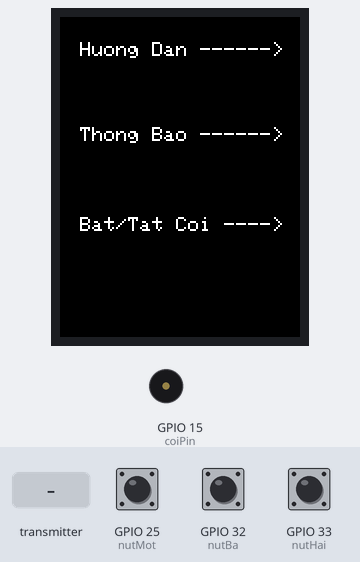
A sketch run on a simulated ESP32. Parts: 240×320 colour display, buzzer (waves = sounding). The inputs (shaded band) are chosen by the test bench; at power-on: GPIO 33 (nutHai) HIGH, GPIO 32 (nutBa) HIGH, GPIO 25 (nutMot) HIGH. What the sketch prints to the serial monitor is not drawn.

Above: at 1.4 s.
1.5 s: GPIO 33 (nutHai) pulled LOW for 0.15 s
At 2.6 s:
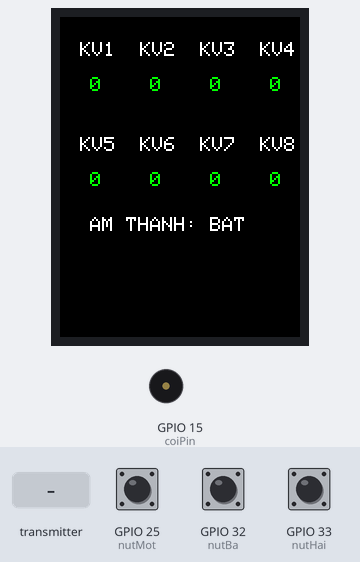
3.1 s: the transmitter starts sending numbers.0 = 1024
At 4.4 s:
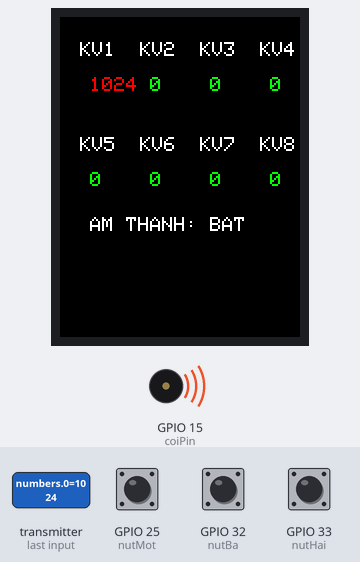
4.7 s: GPIO 32 (nutBa) pulled LOW for 0.15 s
At 5.6 s:
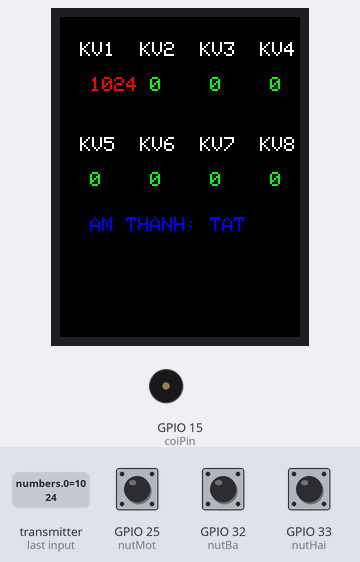
6.3 s: GPIO 25 (nutMot) pulled LOW for 0.15 s
At 7.4 s:
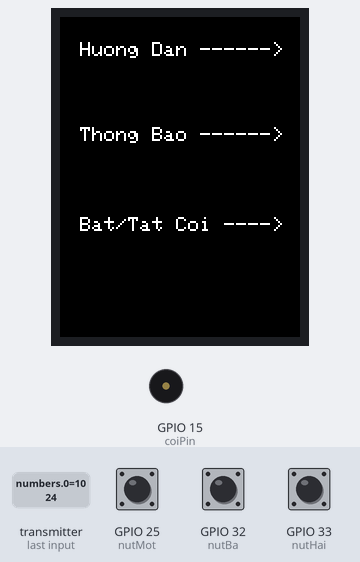
7.9 s: GPIO 33 (nutHai) pulled LOW for 1 s
At 8.7 s:
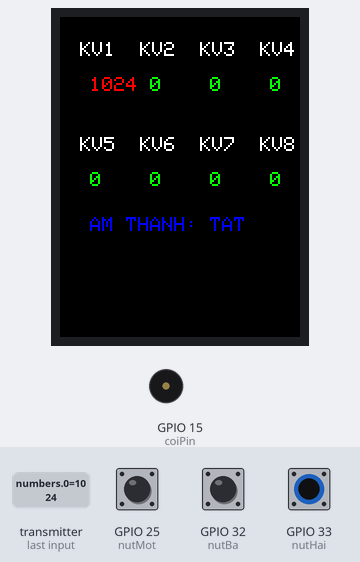
10.4 s: the transmitter starts sending numbers.1 = 1024
At 11.2 s:
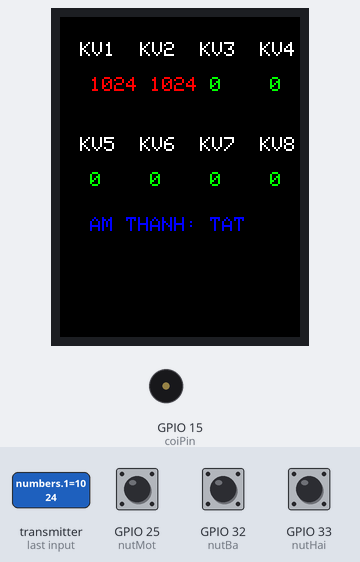
Timing chart, 0 to 13.0 s (numbered marks = the images above; inputs shaded):
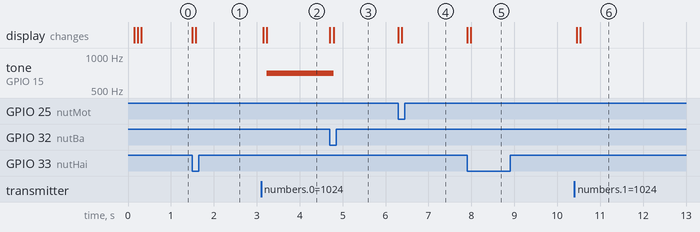

The sketch:

main_code.ino
```cpp
#include <TFT_eSPI.h>  // Thư viện TFT_eSPI
TFT_eSPI tft = TFT_eSPI();  // Khởi tạo đối tượng TFT
#include <esp_now.h>
#include <WiFi.h>

typedef struct {
    int numbers[8];
} DataPacket;

DataPacket packet;

//GLOBAL VAR
const int coiPin = 15;
const int nutMot = 25;
const int nutHai = 33;
const int nutBa = 32;

bool trangThaiNut1Truoc = HIGH;
bool trangThaiNut2Truoc = HIGH;
bool trangThaiNut3Truoc = HIGH;

bool thayDoi = 0;

int soNhanDuoc[] = {0, 0, 0, 0, 0, 0, 0, 0};
int soNhanDuocCuoi[] = {3, 3, 3, 3, 3, 3, 3, 3};

int MENU_MODE = 1;
int TRANG_THAI_COI = 1;
int TRANG_THAI_COI_CUOI = 3;
int BIEN_NHO_HUONG_DAN = 0;


// Hàm callback khi nhận dữ liệu
void OnDataRecv(const esp_now_recv_info_t *info, const uint8_t *incomingData, int len) {
  memcpy(&packet, incomingData, sizeof(packet));
  Serial.print("Nhận được dữ liệu: ");
  for (int i = 0; i < 8; i++){
    if(packet.numbers[i] != soNhanDuoc[i]){
      soNhanDuoc[i] = packet.numbers[i];
    }
  }
}

void datMauChu(int numA){
  if(numA == 0){
    tft.setTextColor(TFT_GREEN);
  }
  else{
    tft.setTextColor(TFT_RED);
  }
}

void coiCanhBao(){
  for (int i = 0; i < 8; i++) {
    if(soNhanDuoc[i] > 0 && TRANG_THAI_COI == 1){
      tone(coiPin, 700, 100);
    }
  }
}

void xemCanhBao(){
  for(int u = 0; u < 8; u++){
    if(soNhanDuocCuoi[u] != soNhanDuoc[u]){
      thayDoi = 1;
    }
  }

  if(TRANG_THAI_COI_CUOI != TRANG_THAI_COI){
    thayDoi = 1;
  }

  if(thayDoi){
    tft.fillScreen(TFT_BLACK);
    tft.setTextColor(TFT_WHITE);  // Màu chữ
    tft.setTextSize(2);  // Kích thước chữ
    // Hiển thị số nhận được
    tft.setCursor(20, 25);
    tft.print("KV1  KV2  KV3  KV4");

    datMauChu(soNhanDuoc[0]);
    tft.setCursor(30, 60);
    tft.print(soNhanDuoc[0]);
    datMauChu(soNhanDuoc[1]);
    tft.setCursor(90, 60);
    tft.print(soNhanDuoc[1]);
    datMauChu(soNhanDuoc[2]);
    tft.setCursor(150, 60);
    tft.print(soNhanDuoc[2]);
    datMauChu(soNhanDuoc[3]);
    tft.setCursor(210, 60);
    tft.print(soNhanDuoc[3]);

    tft.setTextColor(TFT_WHITE);
    tft.setCursor(20, 120);
    tft.print("KV5  KV6  KV7  KV8");
    datMauChu(soNhanDuoc[4]);
    tft.setCursor(30, 155);
    tft.print(soNhanDuoc[4]);
    datMauChu(soNhanDuoc[5]);
    tft.setCursor(90, 155);
    tft.print(soNhanDuoc[5]);
    datMauChu(soNhanDuoc[6]);
    tft.setCursor(150, 155);
    tft.print(soNhanDuoc[6]);
    datMauChu(soNhanDuoc[7]);
    tft.setCursor(210, 155);
    tft.print(soNhanDuoc[7]);

    tft.setCursor(30, 200);
    if(TRANG_THAI_COI == 1){
      tft.setTextColor(TFT_WHITE);
      tft.print("AM THANH: BAT");
    }
    else if(TRANG_THAI_COI == 2){
      tft.setTextColor(TFT_BLUE);
      tft.print("AM THANH: TAT");
    }


    for (int i = 0; i < 8; i++) {
      soNhanDuocCuoi[i] = soNhanDuoc[i];
    }

    TRANG_THAI_COI_CUOI = TRANG_THAI_COI;
    thayDoi = 0;
  }

  BIEN_NHO_HUONG_DAN = 0;
  coiCanhBao();
}

void huongDan(){
  if(BIEN_NHO_HUONG_DAN == 0){
    tft.fillScreen(TFT_BLACK);
    tft.setTextColor(TFT_WHITE);  // Màu chữ
    tft.setTextSize(2);  // Kích thước chữ
    // Hiển thị số nhận được
    tft.setCursor(20, 25);
    tft.print("Huong Dan ------>");
    tft.setCursor(20, 110);
    tft.print("Thong Bao ------>");
    tft.setCursor(20, 200);
    tft.print("Bat/Tat Coi ---->");
    BIEN_NHO_HUONG_DAN = 3;
    thayDoi = 1;
  }
}

void hienThiManHinh(){
  if(MENU_MODE == 2){
    xemCanhBao();
  }
  else{
    huongDan();
  }
}


void nhanNut() {
  int trangThaiNut1 = digitalRead(nutMot);
  int trangThaiNut2 = digitalRead(nutHai);
  int trangThaiNut3 = digitalRead(nutBa);

  if (trangThaiNut1 == LOW && trangThaiNut1Truoc == HIGH) {
    if (digitalRead(nutMot) == LOW) {
      MENU_MODE = 1;
    }
  }

  if (trangThaiNut2 == LOW && trangThaiNut2Truoc == HIGH) {
    if (digitalRead(nutHai) == LOW) {
      MENU_MODE = 2;
    }
  }

  if (trangThaiNut3 == LOW && trangThaiNut3Truoc == HIGH) {
    if (digitalRead(nutBa) == LOW) {
      TRANG_THAI_COI++;
      if(TRANG_THAI_COI > 2){
        TRANG_THAI_COI = 1;
      }
    }
  }

  trangThaiNut1Truoc = trangThaiNut1;
  trangThaiNut2Truoc = trangThaiNut2;
  trangThaiNut3Truoc = trangThaiNut3;
}

//MAIN
void setup() {
  Serial.begin(115200);

  // Đặt ESP32 vào chế độ Wi-Fi Station
  WiFi.mode(WIFI_STA);

  // Khởi tạo ESP-NOW
  if (esp_now_init() != ESP_OK) {

  }

  // Đăng ký callback khi nhận dữ liệu
  esp_now_register_recv_cb(OnDataRecv);

  tft.init();  // Khởi tạo màn hình
  tft.setRotation(0);  // Đặt hướng màn hình (0, 90, 180, 270)
  tft.fillScreen(TFT_RED);  // Màu nền đen

  pinMode(coiPin, OUTPUT);
  pinMode(nutMot, INPUT_PULLUP);
  pinMode(nutHai, INPUT_PULLUP);
  pinMode(nutBa, INPUT_PULLUP);
}

void loop(){
  nhanNut();
  hienThiManHinh();
}
```

Measured:
- after the input at 1.5 s, the display: first changes at once (image 1 shows a later state)
- after the input at 3.1 s, tone on GPIO 15 (coiPin): silent → 700 Hz after 0.13 s; the display: first changes after 0.05 s (image 2 shows a later state)
- after the input at 4.7 s, tone on GPIO 15 (coiPin): 700 Hz → silent after 0.10 s; the display: first changes at once (image 3 shows a later state)
- after the input at 6.3 s, the display: first changes at once (image 4 shows a later state)
- after the input at 7.9 s, the display: first changes at once (image 5 shows a later state)
- after the input at 10.4 s, the display: first changes after 0.05 s (image 6 shows a later state)
